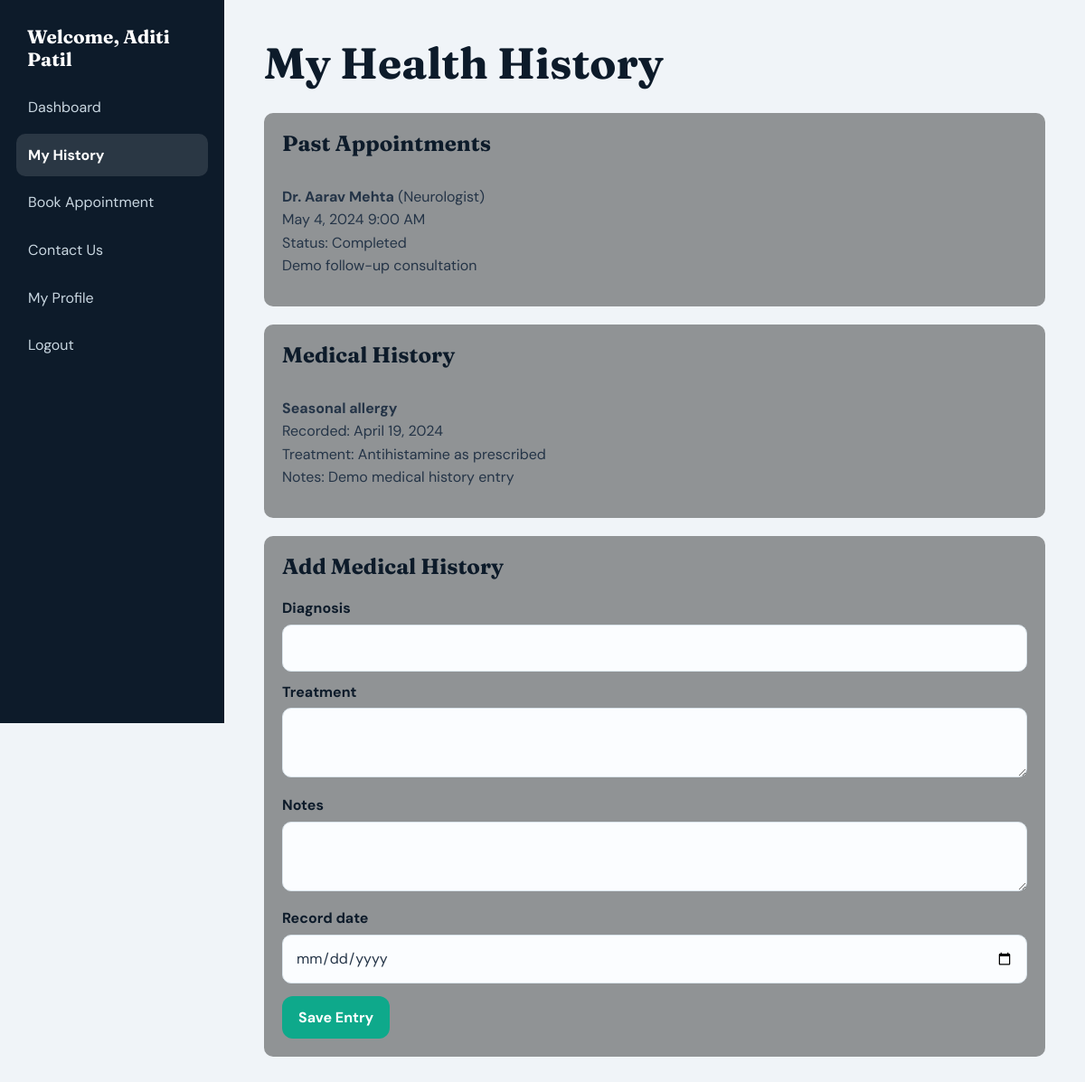
Page /user/history.php (signed in) on the committed database.
### tables this page shows
CREATE TABLE appointments (
  appointment_id int NOT NULL AUTO_INCREMENT,
  user_id int NOT NULL,
  doctor_id int NOT NULL,
  appointment_date datetime NOT NULL,
  `description` text,
  `status` enum('pending','confirmed','completed','rejected','cancelled') DEFAULT 'pending',
  assigned_by enum('user','admin') NOT NULL,
  created_at timestamp NULL DEFAULT CURRENT_TIMESTAMP,
  PRIMARY KEY (appointment_id),
  KEY idx_appointments_user_id (user_id),
  KEY idx_appointments_doctor_id (doctor_id),
  CONSTRAINT appointments_ibfk_1 FOREIGN KEY (user_id) REFERENCES users (user_id) ON DELETE CASCADE,
  CONSTRAINT appointments_ibfk_2 FOREIGN KEY (doctor_id) REFERENCES doctors (doctor_id) ON DELETE CASCADE
);

CREATE TABLE doctors (
  doctor_id int NOT NULL AUTO_INCREMENT,
  `name` varchar(255) NOT NULL,
  specialization varchar(255) NOT NULL,
  experience int NOT NULL,
  contact_details varchar(255) NOT NULL,
  created_at timestamp NULL DEFAULT CURRENT_TIMESTAMP,
  photo varchar(255) DEFAULT NULL,
  PRIMARY KEY (doctor_id)
);

CREATE TABLE medical_history (
  history_id int NOT NULL AUTO_INCREMENT,
  user_id int NOT NULL,
  diagnosis varchar(255) NOT NULL,
  treatment text,
  notes text,
  recorded_at date NOT NULL,
  created_at timestamp NULL DEFAULT CURRENT_TIMESTAMP,
  PRIMARY KEY (history_id),
  KEY idx_medical_history_user_id (user_id),
  CONSTRAINT medical_history_ibfk_1 FOREIGN KEY (user_id) REFERENCES users (user_id) ON DELETE CASCADE
);

### user/history.php (the view, shortened to what this page needs)
<?php
require_once '../includes/db_connection.php';
$user_id = $_SESSION['user_id'];
$appointments = [];
$medical_history = [];
try {
    $stmt = $pdo->prepare(
        'SELECT a.*, d.name AS doctor_name, d.specialization
         FROM appointments a
         JOIN doctors d ON a.doctor_id = d.doctor_id
         WHERE a.user_id = ? AND (a.appointment_date < NOW() OR a.status = \'completed\')
         ORDER BY a.appointment_date DESC'
    );
    $stmt->execute([$user_id]);
    $appointments = $stmt->fetchAll();
    $stmt = $pdo->prepare(
        'SELECT diagnosis, treatment, notes, recorded_at
         FROM medical_history
         WHERE user_id = ?
         ORDER BY recorded_at DESC, history_id DESC'
    );
    $stmt->execute([$user_id]);
    $medical_history = $stmt->fetchAll();
} catch (PDOException $e) {
    error_log('History fetch failed: ' . $e->getMessage());
    $error = 'Unable to load history right now.';
}
?>
<!DOCTYPE html>
<html lang="en">
<head>
    <link href="../assets/css/style.css" rel="stylesheet">
</head>
<body>
<div class="dashboard-container">
    <aside class="user-sidebar">
        <h2>Welcome, <?= htmlspecialchars($_SESSION['name']) ?></h2>
        <nav>
            <a href="dashboard.php" class="nav-link">Dashboard</a>
            <a href="history.php" class="nav-link active">My History</a>
            <a href="doctors.php" class="nav-link">Book Appointment</a>
            <a href="contact.php" class="nav-link">Contact Us</a>
            <a href="profile.php" class="nav-link">My Profile</a>
            <a href="../auth/logout.php" class="nav-link">Logout</a>
        </nav>
    </aside>
    <main class="user-main">
        <h1>My Health History</h1>
        <section class="history-section">
            <h2>Past Appointments</h2>
            <?php if (!$appointments): ?>
                <p class="muted">No past appointments found.</p>
            <?php else: ?>
                <?php foreach ($appointments as $appointment): ?>
                    <div class="history-entry">
                        <strong>Dr. <?= htmlspecialchars($appointment['doctor_name']) ?></strong>
                        <span>(<?= htmlspecialchars($appointment['specialization']) ?>)</span>
                        <div><?= date('F j, Y g:i A', strtotime($appointment['appointment_date'])) ?></div>
                        <div>Status: <?= htmlspecialchars(ucfirst($appointment['status'])) ?></div>
                        <?php if (!empty($appointment['description'])): ?>
                            <div><?= htmlspecialchars($appointment['description']) ?></div>
                        <?php endif; ?>
                    </div>
                <?php endforeach; ?>
            <?php endif; ?>
        </section>
        <section class="history-section">
            <h2>Medical History</h2>
            <?php if (!$medical_history): ?>
                <p class="muted">No medical history entries found.</p>
            <?php else: ?>
                <?php foreach ($medical_history as $entry): ?>
                    <div class="history-entry">
                        <strong><?= htmlspecialchars($entry['diagnosis']) ?></strong>
                        <div>Recorded: <?= date('F j, Y', strtotime($entry['recorded_at'])) ?></div>
                        <?php if (!empty($entry['treatment'])): ?><div>Treatment: <?= htmlspecialchars($entry['treatment']) ?></div><?php endif; ?>
                        <?php if (!empty($entry['notes'])): ?><div>Notes: <?= htmlspecialchars($entry['notes']) ?></div><?php endif; ?>
                    </div>
                <?php endforeach; ?>
            <?php endif; ?>
        </section>
        <section class="history-section">
            <h2>Add Medical History</h2>
            <form method="post">
                <label for="diagnosis">Diagnosis</label>
                <input id="diagnosis" name="diagnosis" required maxlength="255">
                <label for="treatment">Treatment</label>
                <textarea id="treatment" name="treatment"></textarea>
                <label for="notes">Notes</label>
                <textarea id="notes" name="notes"></textarea>
                <label for="recorded_at">Record date</label>
                <input id="recorded_at" type="date" name="recorded_at" required max="<?= date('Y-m-d') ?>">
                <button class="btn" type="submit">Save Entry</button>
            </form>
        </section>
    </main>
</div>
</body>
</html>

### assets/css/style.css (style rules this page uses)
:root { --navy: #0d1b2a; --navy-soft: #1b3145; --teal: #0ea98b; --teal-dark: #087e69; --slate: #f0f4f8; --coral: #ff6b6b; --ink: #243447; --muted: #64748b; --line: #dbe5ec; --white: #fff; --radius: 16px; --shadow: 0 14px 35px rgba(13, 27, 42, .08); }
* { box-sizing: border-box; }
html { scroll-behavior: smooth; }
body { margin: 0 !important; min-height: 100vh; background: var(--slate) !important; background-image: none !important; color: var(--ink) !important; font: 400 16px/1.6 'DM Sans', sans-serif !important; }
a { color: var(--teal-dark); text-decoration: none; }
h1, h2, h3, h4 { color: var(--navy); line-height: 1.15; margin-top: 0; }
h1, h2 { font-family: Fraunces, serif; }
button, input, textarea, select { font: inherit; }
.btn, button.btn { display:inline-flex; align-items:center; justify-content:center; gap:8px; border: 0; border-radius: 12px; padding: 11px 18px; background: var(--teal) !important; color: var(--white) !important; cursor:pointer; font-weight:700; transition: transform .2s, background .2s, box-shadow .2s; }
.dashboard-container, .admin-dashboard { display:flex; min-height:100vh; width:100%; }
.user-sidebar, .admin-sidebar { position: fixed !important; inset: 0 auto 0 0; width: 248px !important; height:100vh !important; padding: 28px 18px !important; background: var(--navy) !important; border-radius:0 !important; box-shadow:none !important; z-index:5; }
.user-sidebar h2, .admin-sidebar h2 { color:#fff !important; font:700 1.3rem Fraunces,serif; padding:0 12px; }
.user-sidebar nav, .admin-sidebar nav { display:flex; flex-direction:column; gap:5px; }
.nav-link { display:block; color: #c9d7e1 !important; padding:11px 13px !important; margin:0 !important; border-radius:10px !important; transition: background .2s, color .2s; }
.nav-link:hover, .nav-link.active { background: rgba(255,255,255,.12) !important; color:#fff !important; font-weight:700; }
.user-main, .admin-main { width:auto !important; min-height:100vh; margin-left:248px !important; padding:42px 44px !important; flex:1; max-width:calc(100% - 248px); }
.user-main h1, .admin-main h1 { font-size: clamp(2rem, 4vw, 3rem); margin-bottom: 28px; }
label { display:block; color:var(--navy); font-weight:700; margin-bottom:7px; }
input, textarea, select { width:100% !important; padding:12px 14px !important; color:var(--ink); background:#fbfdff !important; border:1px solid var(--line) !important; border-radius:10px !important; }
textarea { min-height:120px; resize:vertical; }

### user/history.php (style rules this page uses)
body { font-family: Arial, sans-serif; margin: 0; color: white; background: #173b57; }
.dashboard-container { display: flex; min-height: 100vh; }
.user-sidebar { width: 15%; min-width: 180px; padding: 20px; background: rgba(0, 0, 0, 0.5); position: fixed; height: 100vh; }
.nav-link { display: block; color: white; text-decoration: none; padding: 10px 0; margin-bottom: 10px; }
.nav-link:hover, .nav-link.active { background: white; color: black; border-radius: 0 20px 20px 0; }
.user-main { width: 80%; margin-left: 20%; padding: 24px; }
.history-section { background: rgba(0, 0, 0, 0.4); padding: 20px; margin-bottom: 20px; border-radius: 10px; }
.history-entry { border-bottom: 1px solid rgba(255,255,255,.3); padding: 12px 0; }
.history-entry:last-child { border-bottom: 0; }
label { display: block; margin: 10px 0 5px; font-weight: bold; }
input, textarea { width: 95%; padding: 9px; border-radius: 4px; border: 1px solid #ccc; }
textarea { min-height: 70px; }
.btn { margin-top: 14px; padding: 10px 18px; border: 0; border-radius: 4px; cursor: pointer; }

### rows in the picture
appointments: doctor.name "Aarav Mehta", doctor.specialization "Neurologist", appointment_date "May 4, 2024 9:00 AM", status "Completed", description "Demo follow-up consultation"
medical_history: diagnosis "Seasonal allergy", recorded_at "April 19, 2024", treatment "Antihistamine as prescribed", notes "Demo medical history entry"

### other values in the picture
$_SESSION['name'] "Aditi Patil"
